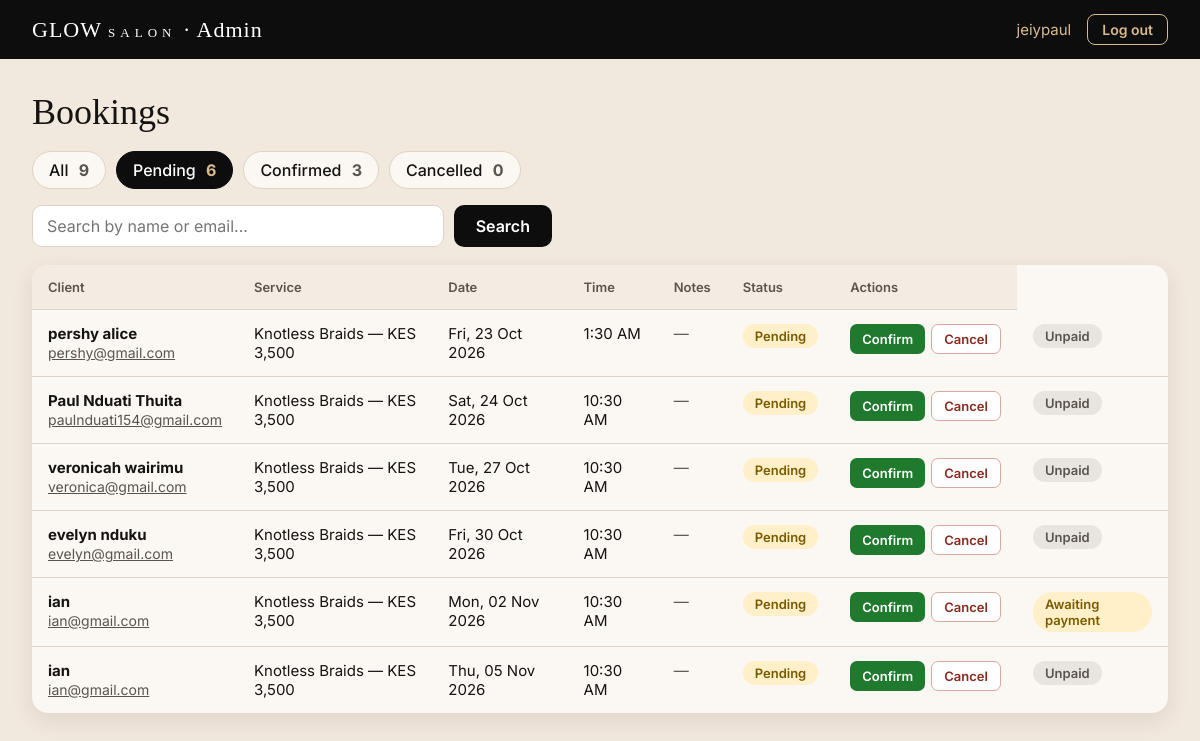
Screenshot of /dashboard/?status=pending (signed in) with the database file from the repository.
### Dashboard/models.py (models this page shows, shortened)
class Booking(models.Model):
    SERVICES = [
        ("braids", "Knotless Braids — KES 3,500"),
        ("manicure", "Manicure — KES 1,800"),
        ("haircare", "Natural Haircare — KES 2,500"),
    ]
    PRICES = {"braids": 3500, "manicure": 1800, "haircare": 2500}
    STATUS = [("pending", "Pending"), ("confirmed", "Confirmed"), ("cancelled", "Cancelled")]
    PAYMENT = [
        ("unpaid", "Unpaid"),
        ("pending", "Awaiting payment"),
        ("paid", "Paid"),
        ("failed", "Failed"),
    ]
    reference = models.UUIDField(default=uuid.uuid4, unique=True, editable=False)
    name = models.CharField(max_length=120)
    email = models.EmailField()
    service = models.CharField(max_length=20, choices=SERVICES)
    date = models.DateField()
    time = models.TimeField()
    notes = models.TextField(blank=True)
    status = models.CharField(max_length=10, choices=STATUS, default="pending")
    created_at = models.DateTimeField(auto_now_add=True)
    amount = models.PositiveIntegerField(default=0)
    payment_status = models.CharField(max_length=10, choices=PAYMENT, default="unpaid")
    mpesa_phone = models.CharField(max_length=15, blank=True)
    merchant_request_id = models.CharField(max_length=60, blank=True)
    checkout_request_id = models.CharField(max_length=60, blank=True, db_index=True)
    mpesa_receipt = models.CharField(max_length=30, blank=True)
    payment_note = models.CharField(max_length=200, blank=True)
    payment_requested_at = models.DateTimeField(null=True, blank=True)
    paid_at = models.DateTimeField(null=True, blank=True)
    class Meta:
        ordering = ["date", "time"]

### Dashboard/views.py (the view)
# urls.py: path("dashboard/", views.bookings_list, name="dashboard"),
@staff_member_required(login_url="dashboard_login")
def bookings_list(request):
    qs = Booking.objects.all()
    status = request.GET.get("status", "")
    q = request.GET.get("q", "").strip()
    if status in dict(Booking.STATUS):
        qs = qs.filter(status=status)
    if q:
        qs = qs.filter(Q(name__icontains=q) | Q(email__icontains=q))
    counts = {s: Booking.objects.filter(status=s).count() for s, _ in Booking.STATUS}
    counts["all"] = sum(counts.values())
    return render(request, "dashboard/bookings.html", {
        "bookings": qs,
        "counts": counts,
        "status": status,
        "q": q,
        "statuses": Booking.STATUS,
    })

### Dashboard/templates/dashboard/bookings.html (shortened to what this page needs)
{% load static %}
<!DOCTYPE html>
<html lang="en">
<head>
  <link rel="stylesheet" href="{% static 'dashboard.css' %}">
</head>
<body>
  <header class="topbar">
    <p class="topbar__brand">GLOW <span>SALON</span> · Admin</p>
    <div class="topbar__right">
      <span>{{ request.user.get_username }}</span>
      <form method="post" action="{% url 'dashboard_logout' %}">
        <button type="submit" class="btn-ghost">Log out</button>
      </form>
    </div>
  </header>
  <main class="wrap">
    <h1>Bookings</h1>
    <nav class="tabs" aria-label="Filter by status">
      <a href="{% url 'dashboard' %}" class="{% if not status %}is-active{% endif %}">All <b>{{ counts.all }}</b></a>
      {% for value, label in statuses %}
        <a href="?status={{ value }}" class="{% if status == value %}is-active{% endif %}">
          {{ label }} <b>{% if value == 'pending' %}{{ counts.pending }}{% elif value == 'confirmed' %}{{ counts.confirmed }}{% else %}{{ counts.cancelled }}{% endif %}</b>
        </a>
      {% endfor %}
    </nav>
    <form class="search" method="get">
      <input type="search" name="q" value="{{ q }}" placeholder="Search by name or email...">
      <button type="submit" class="btn-primary">Search</button>
    </form>
    <div class="table-wrap">
      <table>
        <thead>
          <tr>
            <th>Client</th><th>Service</th><th>Date</th><th>Time</th>
            <th>Notes</th><th>Status</th><th>Actions</th>
          </tr>
        </thead>
        <tbody>
          {% for b in bookings %}
          <tr>
            <td>
              <strong>{{ b.name }}</strong><br>
              <a href="mailto:{{ b.email }}">{{ b.email }}</a>
            </td>
            <td>{{ b.get_service_display }}</td>
            <td>{{ b.date|date:"D, d M Y" }}</td>
            <td>{{ b.time|time:"g:i A" }}</td>
            <td class="notes">{{ b.notes|default:"—" }}</td>
            <td><span class="badge badge--{{ b.status }}">{{ b.get_status_display }}</span></td>
            <td class="actions">
              <form method="post" action="{% url 'booking_status' b.pk %}">
                {% if b.status != 'confirmed' %}
                  <button name="status" value="confirmed" class="btn-sm btn-sm--ok">Confirm</button>
                {% endif %}
                {% if b.status != 'cancelled' %}
                  <button name="status" value="cancelled" class="btn-sm btn-sm--no">Cancel</button>
                {% endif %}
              </form>
            </td>
            <td>
  <span class="badge badge--pay-{{ b.payment_status }}">{{ b.get_payment_status_display }}</span>
</td>
          </tr>
          {% empty %}
          <tr><td colspan="7" class="empty">No bookings found.</td></tr>
          {% endfor %}
        </tbody>
      </table>
    </div>
  </main>
</body>
</html>

### static/dashboard.css (style rules this page uses)
:root { --bg: #f1e8de; --card: #fbf7f2; --ink: #161412; --muted: #5a544d; --gold: #d9b98f; --dark: #0d0d0d; --line: #e0d3c3; --serif: "Playfair Display", Georgia, serif; --sans: "Inter", system-ui, -apple-system, "Segoe UI", Roboto, sans-serif; }
*, *::before, *::after { box-sizing: border-box; }
body { margin: 0; background: var(--bg); color: var(--ink); font-family: var(--sans); -webkit-font-smoothing: antialiased; }
a { color: inherit; }
h1 { font-family: var(--serif); font-weight: 500; font-size: 36px; margin: 0 0 18px; }
.btn-primary { background: var(--dark); color: #fff; border: 0; border-radius: 10px; padding: 11px 22px; font: 600 16px var(--sans); cursor: pointer; }
.btn-ghost { background: transparent; color: var(--gold); border: 1.5px solid var(--gold); border-radius: 8px; padding: 6px 14px; font: 600 14px var(--sans); cursor: pointer; }
.topbar { background: var(--dark); color: #fff; padding: 14px 32px; display: flex; justify-content: space-between; align-items: center; }
.topbar__brand { margin: 0; font-family: var(--serif); font-size: 22px; letter-spacing: 1px; }
.topbar__brand span { font-size: 13px; letter-spacing: 5px; }
.topbar__right { display: flex; align-items: center; gap: 16px; font-size: 15px; color: var(--gold); }
.topbar__right form { margin: 0; }
.wrap { max-width: 1280px; margin: 0 auto; padding: 32px; }
.tabs { display: flex; gap: 10px; flex-wrap: wrap; margin-bottom: 16px; }
.tabs a { text-decoration: none; padding: 8px 16px; border-radius: 999px; background: var(--card); border: 1.5px solid var(--line); font-weight: 500; }
.tabs a b { margin-left: 6px; color: var(--muted); }
.tabs a.is-active { background: var(--dark); color: #fff; border-color: var(--dark); }
.tabs a.is-active b { color: var(--gold); }
.search { display: flex; gap: 10px; margin-bottom: 18px; max-width: 520px; }
.search input { flex: 1; padding: 10px 14px; font: 16px var(--sans); border: 1.5px solid var(--line); border-radius: 10px; background: #fff; }
.table-wrap { background: var(--card); border-radius: 16px; box-shadow: 0 8px 22px rgba(80, 55, 30, .10); overflow-x: auto; }
table { width: 100%; border-collapse: collapse; min-width: 900px; }
th, td { padding: 14px 16px; text-align: left; vertical-align: top; border-bottom: 1px solid var(--line); font-size: 15px; }
th { font-size: 13px; color: var(--muted); font-weight: 600; background: #f4ece2; }
tbody tr:last-child td { border-bottom: 0; }
td a { color: var(--muted); font-size: 14px; }
.notes { max-width: 220px; color: var(--muted); }
.badge { display: inline-block; padding: 4px 12px; border-radius: 999px; font-size: 13px; font-weight: 600; }
.badge--pending { background: #fff0c9; color: #7a5a00; }
.actions form { display: flex; gap: 6px; margin: 0; }
.btn-sm { border: 0; border-radius: 7px; padding: 6px 12px; font: 600 13px var(--sans); cursor: pointer; }
.btn-sm--ok { background: #1f7a2e; color: #fff; }
.btn-sm--no { background: #fff; color: #8a2a1c; border: 1.5px solid #d9a79d; }
.badge--pay-pending { background: #fff0c9; color: #7a5a00; }
.badge--pay-unpaid { background: #e8e4df; color: #5a544d; }

### rows the page displays
Booking: status "Pending", pending "6", name "Paul Nduati Thuita", email "paulnduati154@gmail.com", service "Knotless Braids — KES 3,500", date "Sat, 24 Oct 2026", time "10:30 AM", notes "—", shows "Confirm", shows "Cancel", payment_status "Unpaid"
Booking: name "pershy alice", email "pershy@gmail.com", service "Knotless Braids — KES 3,500", date "Fri, 23 Oct 2026", time "1:30 AM", notes "—", status "Pending", shows "Confirm", shows "Cancel", payment_status "Unpaid"
Booking: name "veronicah wairimu", email "veronica@gmail.com", service "Knotless Braids — KES 3,500", date "Tue, 27 Oct 2026", time "10:30 AM", notes "—", status "Pending", shows "Confirm", shows "Cancel", payment_status "Unpaid"
Booking: name "evelyn nduku", email "evelyn@gmail.com", service "Knotless Braids — KES 3,500", date "Fri, 30 Oct 2026", time "10:30 AM", notes "—", status "Pending", shows "Confirm", shows "Cancel", payment_status "Unpaid"
Booking: name "ian", email "ian@gmail.com", service "Knotless Braids — KES 3,500", date "Mon, 02 Nov 2026", time "10:30 AM", notes "—", status "Pending", shows "Confirm", shows "Cancel", payment_status "Awaiting payment"
Booking: name "ian", email "ian@gmail.com", service "Knotless Braids — KES 3,500", date "Thu, 05 Nov 2026", time "10:30 AM", notes "—", status "Pending", shows "Confirm", shows "Cancel", payment_status "Unpaid"

### other values shown
{{ request.user.get_username }} "jeiypaul"
{{ counts.all }} "9"
{{ label }} "Confirmed" "Cancelled"
{{ counts.confirmed }} "3"
{{ counts.cancelled }} "0"
